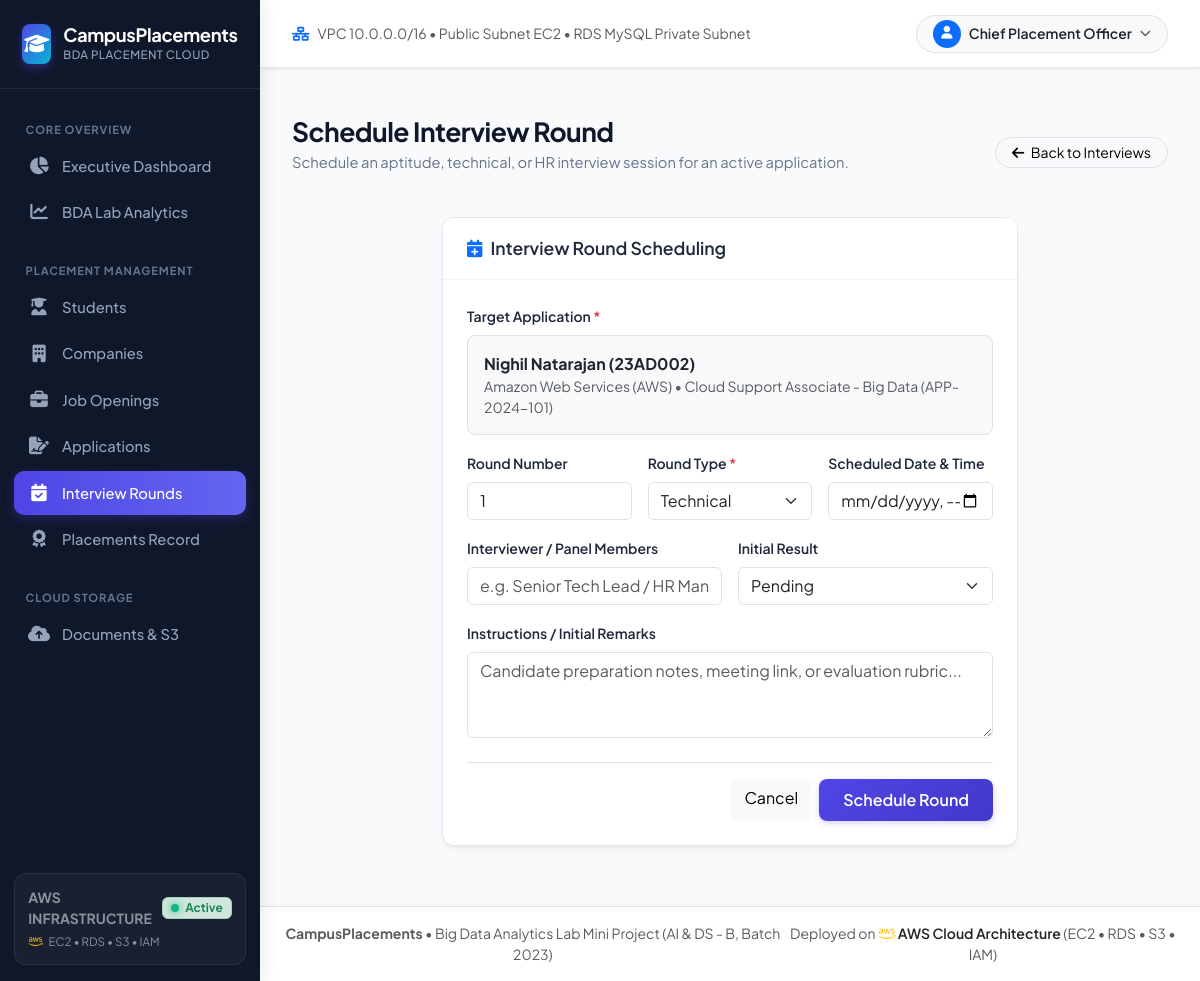
The page /interviews/add?app_id=1 (signed in) on the database its author committed.
### models/student.py (models this page shows, shortened)
class Student(db.Model):
    __tablename__ = 'students'
    id = db.Column(db.Integer, primary_key=True, autoincrement=True)
    student_id = db.Column(db.String(50), unique=True, nullable=False, index=True)
    name = db.Column(db.String(120), nullable=False)
    email = db.Column(db.String(120), unique=True, nullable=False)
    phone = db.Column(db.String(20), nullable=True)
    department = db.Column(db.String(100), nullable=False, default='Artificial Intelligence & Data Science')
    batch = db.Column(db.String(20), nullable=False, default='2023')
    graduation_year = db.Column(db.Integer, nullable=False, default=2025)
    cgpa = db.Column(db.Float, nullable=False, default=8.0)
    skills = db.Column(db.Text, nullable=True)  # Comma-separated or tags
    placement_status = db.Column(db.String(30), default='Unplaced')  # 'Placed', 'Unplaced', 'In-Process'
    created_at = db.Column(db.DateTime, default=datetime.utcnow)
    updated_at = db.Column(db.DateTime, default=datetime.utcnow, onupdate=datetime.utcnow)
    applications = db.relationship('Application', back_populates='student', cascade='all, delete-orphan')
    placement = db.relationship('Placement', back_populates='student', uselist=False, cascade='all, delete-orphan')
    documents = db.relationship('Document', back_populates='student', cascade='all, delete-orphan')

### models/company.py (models this page shows, shortened)
class Company(db.Model):
    __tablename__ = 'companies'
    id = db.Column(db.Integer, primary_key=True, autoincrement=True)
    name = db.Column(db.String(150), unique=True, nullable=False, index=True)
    industry = db.Column(db.String(100), nullable=False)
    location = db.Column(db.String(100), nullable=False)
    website = db.Column(db.String(255), nullable=True)
    hr_contact_name = db.Column(db.String(100), nullable=True)
    hr_contact_email = db.Column(db.String(120), nullable=True)
    hr_contact_phone = db.Column(db.String(20), nullable=True)
    description = db.Column(db.Text, nullable=True)
    created_at = db.Column(db.DateTime, default=datetime.utcnow)
    updated_at = db.Column(db.DateTime, default=datetime.utcnow, onupdate=datetime.utcnow)
    jobs = db.relationship('Job', back_populates='company', cascade='all, delete-orphan')
    applications = db.relationship('Application', back_populates='company', cascade='all, delete-orphan')
    placements = db.relationship('Placement', back_populates='company', cascade='all, delete-orphan')

### models/job.py (models this page shows, shortened)
class Job(db.Model):
    __tablename__ = 'jobs'
    id = db.Column(db.Integer, primary_key=True, autoincrement=True)
    job_code = db.Column(db.String(50), unique=True, nullable=False, index=True)
    company_id = db.Column(db.Integer, db.ForeignKey('companies.id', ondelete='CASCADE'), nullable=False)
    title = db.Column(db.String(150), nullable=False)
    job_type = db.Column(db.String(50), default='Full-Time')  # 'Full-Time', 'Internship', 'Placement+Intern'
    location = db.Column(db.String(100), nullable=False)
    min_cgpa = db.Column(db.Float, default=6.5)
    required_skills = db.Column(db.Text, nullable=True)
    salary_ctc = db.Column(db.Float, nullable=False)  # Stored in LPA (e.g., 12.5) for quantitative analytics
    deadline = db.Column(db.Date, nullable=True)
    description = db.Column(db.Text, nullable=True)
    status = db.Column(db.String(30), default='Open')  # 'Open', 'Closed', 'Completed'
    created_at = db.Column(db.DateTime, default=datetime.utcnow)
    updated_at = db.Column(db.DateTime, default=datetime.utcnow, onupdate=datetime.utcnow)
    company = db.relationship('Company', back_populates='jobs')
    applications = db.relationship('Application', back_populates='job', cascade='all, delete-orphan')
    placements = db.relationship('Placement', back_populates='job')

### models/application.py (models this page shows, shortened)
class Application(db.Model):
    __tablename__ = 'applications'
    id = db.Column(db.Integer, primary_key=True, autoincrement=True)
    application_code = db.Column(db.String(50), unique=True, nullable=False, index=True)
    student_id = db.Column(db.Integer, db.ForeignKey('students.id', ondelete='CASCADE'), nullable=False)
    job_id = db.Column(db.Integer, db.ForeignKey('jobs.id', ondelete='CASCADE'), nullable=False)
    company_id = db.Column(db.Integer, db.ForeignKey('companies.id', ondelete='CASCADE'), nullable=False)
    application_date = db.Column(db.Date, default=datetime.utcnow)
    status = db.Column(
        db.String(50),
        default='Applied'
    )  # 'Applied', 'Shortlisted', 'Assessment', 'Interview', 'Selected', 'Rejected', 'Withdrawn'
    remarks = db.Column(db.Text, nullable=True)
    created_at = db.Column(db.DateTime, default=datetime.utcnow)
    updated_at = db.Column(db.DateTime, default=datetime.utcnow, onupdate=datetime.utcnow)
    student = db.relationship('Student', back_populates='applications')
    job = db.relationship('Job', back_populates='applications')
    company = db.relationship('Company', back_populates='applications')
    interview_rounds = db.relationship('InterviewRound', back_populates='application', cascade='all, delete-orphan')

### routes/interviews.py (the view, shortened to what this page needs)
@interviews_bp.route('/add', methods=['GET', 'POST'])
@login_required
def add():
    app_id = request.args.get('app_id')
    application = None
    if app_id:
        application = Application.query.get(int(app_id))
    applications = Application.query.filter(
        Application.status.in_(['Shortlisted', 'Assessment', 'Interview'])
    ).all()
    return render_template('interviews/form.html', applications=applications, preselected_app=application)

### routes/__init__.py (called while the page is built)
def login_required(f):
    @wraps(f)
    def decorated_function(*args, **kwargs):
        if 'user_id' not in session:
            flash('Please log in to access this page.', 'warning')
            return redirect(url_for('auth.login'))
        return f(*args, **kwargs)
    return decorated_function

### templates/interviews/form.html (shortened to what this page needs)
{% extends "base.html" %}
{% block content %}
<div class="page-header">
    <div>
        <h1 class="page-title">Schedule Interview Round</h1>
        <p class="page-subtitle">Schedule an aptitude, technical, or HR interview session for an active application.</p>
    </div>
    <div>
        <a href="{{ url_for('interviews.index') }}" class="btn btn-light btn-sm border rounded-pill px-3">
            <i class="fa-solid fa-arrow-left me-1"></i> Back to Interviews
        </a>
    </div>
</div>
<div class="row justify-content-center">
    <div class="col-lg-8">
        <div class="content-card">
            <div class="card-header-custom">
                <h6 class="card-title-custom">
                    <i class="fa-solid fa-calendar-plus text-primary"></i>
                    Interview Round Scheduling
                </h6>
            </div>
            <div class="p-4">
                <form method="POST">
                    <div class="row g-3">
                        <div class="col-12">
                            <label class="form-label small fw-semibold">Target Application <span class="text-danger">*</span></label>
                            {% if preselected_app %}
                                <div class="p-3 bg-light rounded-3 border">
                                    <div class="fw-bold text-dark">{{ preselected_app.student.name }} ({{ preselected_app.student.student_id }})</div>
                                    <div class="small text-muted">{{ preselected_app.company.name }} &bull; {{ preselected_app.job.title }} ({{ preselected_app.application_code }})</div>
                                </div>
                            {% endif %}
                        </div>
                        <div class="col-md-4">
                            <label class="form-label small fw-semibold">Round Number</label>
                            <input type="number" min="1" max="10" name="round_number" value="1" class="form-control" required>
                        </div>
                        <div class="col-md-4">
                            <label class="form-label small fw-semibold">Round Type <span class="text-danger">*</span></label>
                            <select name="round_type" class="form-select" required>
                                <option value="Technical" selected>Technical</option>
                            </select>
                        </div>
                        <div class="col-md-4">
                            <label class="form-label small fw-semibold">Scheduled Date &amp; Time</label>
                            <input type="datetime-local" name="round_date" class="form-control">
                        </div>
                        <div class="col-md-6">
                            <label class="form-label small fw-semibold">Interviewer / Panel Members</label>
                            <input type="text" name="interviewer" class="form-control" placeholder="e.g. Senior Tech Lead / HR Manager">
                        </div>
                        <div class="col-md-6">
                            <label class="form-label small fw-semibold">Initial Result</label>
                            <select name="result" class="form-select">
                                <option value="Pending" selected>Pending</option>
                            </select>
                        </div>
                        <div class="col-12">
                            <label class="form-label small fw-semibold">Instructions / Initial Remarks</label>
                            <textarea name="remarks" class="form-control" rows="3" placeholder="Candidate preparation notes, meeting link, or evaluation rubric..."></textarea>
                        </div>
                    </div>
                    <div class="d-flex justify-content-end gap-2 mt-4 pt-3 border-top">
                        <a href="{{ url_for('interviews.index') }}" class="btn btn-light">Cancel</a>
                        <button type="submit" class="btn btn-primary-custom px-4">Schedule Round</button>
                    </div>
                </form>
            </div>
        </div>
    </div>
</div>
{% endblock %}

### static/css/style.css (style rules this page uses)
:root { --primary: #4f46e5; --primary-hover: #4338ca; --primary-light: #eef2ff; --secondary: #0ea5e9; --secondary-light: #f0f9ff; --success: #10b981; --success-light: #ecfdf5; --warning: #f59e0b; --warning-light: #fffbeb; --danger: #ef4444; --danger-light: #fef2f2; --dark: #0f172a; --dark-surface: #1e293b; --slate-50: #f8fafc; --slate-100: #f1f5f9; --slate-200: #e2e8f0; --slate-300: #cbd5e1; --slate-400: #94a3b8; --slate-500: #64748b; --slate-600: #475569; --slate-700: #334155; --slate-800: #1e293b; --slate-900: #0f172a; --sidebar-width: 260px; --navbar-height: 68px; --border-radius-sm: 8px; --border-radius: 12px; --border-radius-lg: 16px; --border-radius-xl: 20px; --shadow-subtle: 0 1px 3px 0 rgb(0 0 0 / 0.07), 0 1px 2px -1px rgb(0 0 0 / 0.05); --shadow-card: 0 4px 6px -1px rgb(0 0 0 / 0.05), 0 2px 4px -2px rgb(0 0 0 / 0.05); --shadow-hover: 0 12px 24px -4px rgb(0 0 0 / 0.09), 0 4px 8px -2px rgb(0 0 0 / 0.05); --transition: all 0.2s cubic-bezier(0.4, 0, 0.2, 1); }
body { font-family: 'Plus Jakarta Sans', 'Inter', -apple-system, BlinkMacSystemFont, "Segoe UI", Roboto, sans-serif; background-color: #f8fafc; color: #1e293b; min-height: 100vh; display: flex; flex-direction: column; overflow-x: hidden; }
.page-header { display: flex; align-items: center; justify-content: space-between; margin-bottom: 1.75rem; flex-wrap: wrap; gap: 1rem; }
.page-title { font-weight: 700; font-size: 1.65rem; color: var(--slate-900); letter-spacing: -0.02em; margin: 0; }
.page-subtitle { color: var(--slate-500); font-size: 0.92rem; margin-top: 0.2rem; }
.content-card { background: #ffffff; border: 1px solid var(--slate-200); border-radius: var(--border-radius); box-shadow: var(--shadow-card); margin-bottom: 1.75rem; overflow: hidden; }
.card-header-custom { padding: 1.25rem 1.5rem; background: #ffffff; border-bottom: 1px solid var(--slate-100); display: flex; align-items: center; justify-content: space-between; flex-wrap: wrap; gap: 0.75rem; }
.card-title-custom { font-size: 1.1rem; font-weight: 600; color: var(--slate-800); margin: 0; display: flex; align-items: center; gap: 8px; }
.btn-primary-custom { background: linear-gradient(135deg, #4f46e5 0%, #4338ca 100%); color: #ffffff; border: none; font-weight: 600; padding: 0.55rem 1.1rem; border-radius: 8px; transition: var(--transition); box-shadow: 0 2px 6px rgba(79, 70, 229, 0.25); display: inline-flex; align-items: center; gap: 6px; }

### rows shown on the page
Student: student.name "Nighil Natarajan", student.student_id "23AD002"
Company: company.name "Amazon Web Services (AWS)"
Job: job "Cloud Support Associate - Big Data"
Application: application_code "APP-2024-101"

### other values the page prints
{{ app_name }} "CampusPlacements"
{{ current_user or 'Administrator' }} "Chief Placement Officer"
